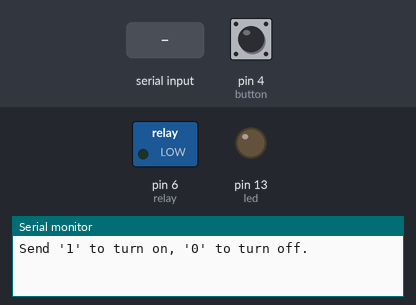
The sketch below on a simulated Arduino Uno, built with avr-gcc and run on an emulated ATmega328P. On the bench: switched loads named in the sketch (green lamp = pin HIGH), output pins drawn as LEDs (lit = HIGH), the last lines printed to the serial monitor. Inputs (shaded band) come from the test bench; at power-on: pin 4 (button) HIGH.

Above: at 1.2 s.
1.3 s: pin 4 (button) pulled LOW for 0.15 s
At 2.0 s:
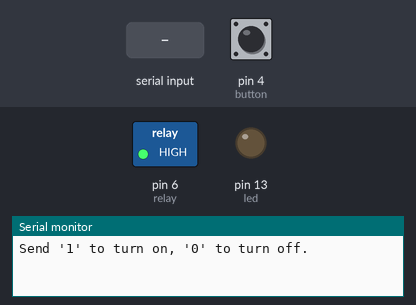
3.0 s: pin 4 (button) pulled LOW for 1 s
At 3.7 s:
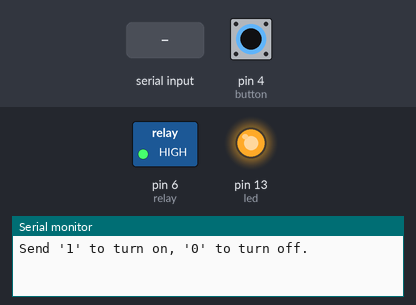
5.5 s: "1" received over Serial
At 6.7 s:
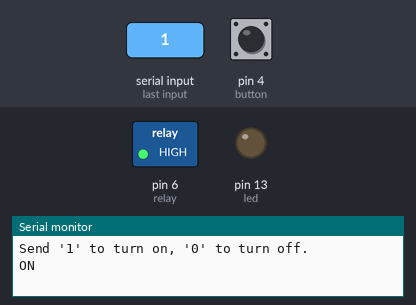
7.0 s: "0" received over Serial
At 8.0 s:
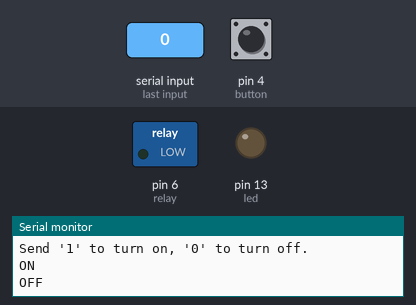
8.5 s: pin 4 (button) pulled LOW for 3.2 s
At 9.1 s:
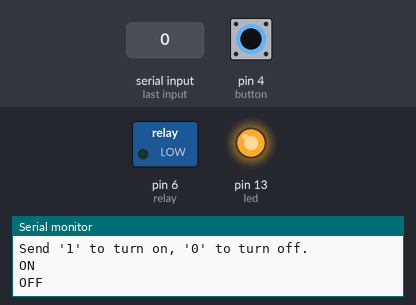
Timing chart, 0 to 13.3 s (numbered marks = the images above; inputs shaded):
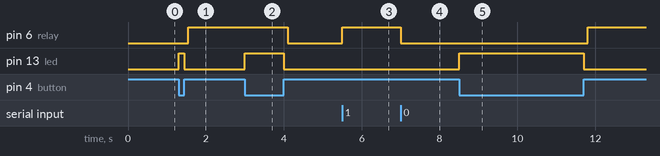

Measured:
- after the input at 1.3 s, pin 6 (relay): LOW → HIGH after 0.25 s; pin 13 (led): LOW → HIGH at once, → LOW 0.15 s later
- after the input at 3.0 s, pin 6 (relay): HIGH → LOW after 1.1 s; pin 13 (led): LOW → HIGH at once, → LOW 1.0 s later
- after the input at 5.5 s, pin 6 (relay): LOW → HIGH at once
- after the input at 7.0 s, pin 6 (relay): HIGH → LOW at once
- after the input at 8.5 s, pin 6 (relay): LOW → HIGH after 3.3 s; pin 13 (led): LOW → HIGH at once, → LOW 3.2 s later

The sketch:

BeetjeBlokRelay.ino
```cpp
/*

Beetje 32U4 V0.3 with Relay Blok
https://github.com/aspro648/KiCad/tree/master/projects/Beetje
648.ken@gmail.com

*/

int relay = 6;
int button = 4;
int state = false;
int led = 13;


String inputString = "";         // a String to hold incoming data
boolean stringComplete = false;  // whether the string is complete


void setup() {
  pinMode(relay, OUTPUT);
  digitalWrite(relay, LOW);
  pinMode(button, INPUT_PULLUP);
  pinMode(led, OUTPUT);

  Serial.begin(115200);
  while(!Serial && digitalRead(button));
  Serial.println("Send '1' to turn on, '0' to turn off.");
}


void loop() {

  if (!digitalRead(button)){
    while(!digitalRead(button)){
      digitalWrite(led, HIGH);
    }
    digitalWrite(led, LOW);
    delay(100);
    state = !state;
    digitalWrite(relay, state);
  }


  if(Serial.available()){
    int inByte = Serial.read();
    //Serial.println(inByte);
    if(inByte == 49){  // ascii 1
      state = true;
      Serial.println("ON");
    }
    if(inByte == 48){  // ascii 0
      state = false;
      Serial.println("OFF");
    }
    digitalWrite(relay, state);
  }

}
```
